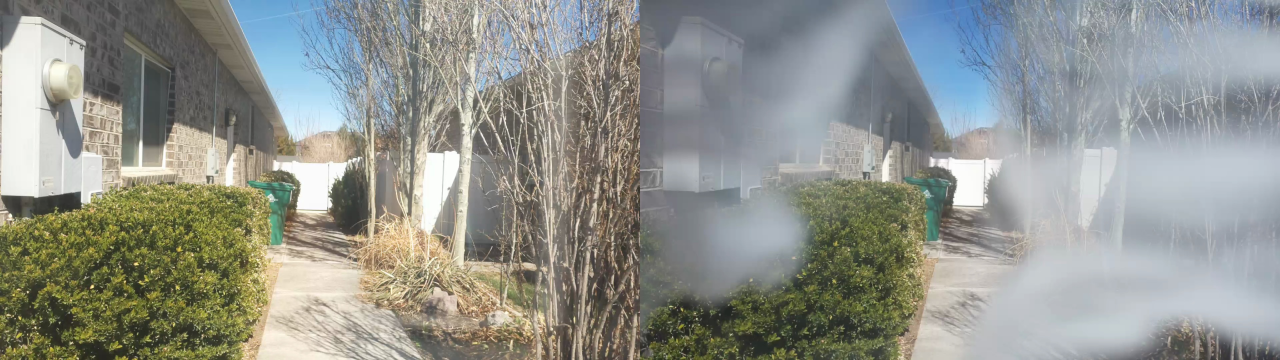
#> input picture TestDataSeperation/dataset/2025-03-19_RUN11/frame89var85.21124.jpg, 3840 x 1080 px, found by its file name (shown at 1/3 size); its folder holds only this picture in this run
$ python SplitDatasetCrop.py
#> lines starting #> are read from the running program, lines starting #| are printed output that depends on the picture
import os
import random
import shutil
from PIL import Image

def split_and_process_dataset():
    # Define source and destination directories
    source_dir = "dataset"
    train_dir = "train"  # Combined foggy + non-foggy images
    test_dir = "test"    # Combined foggy + non-foggy images

    # Create train and test directories if they don't exist
    os.makedirs(train_dir, exist_ok=True)
    os.makedirs(test_dir, exist_ok=True)

    # Check if source directory exists
    if not os.path.exists(source_dir):
        print(f"Error: Directory '{source_dir}' not found")
        return

    # Set target combined size: "512x256" or "256x256"
    target_combined_size = "512x256"  # Change to "256x256" if desired

    # Get all subdirectories (folder groups)
    subdirs = [d for d in os.listdir(source_dir)
               if os.path.isdir(os.path.join(source_dir, d))]

    # Shuffle the subdirectories randomly
    random.shuffle(subdirs)

    # Calculate split point (25% of subdirs for test)
    split_point = int(len(subdirs) * 0.25)

    # Split subdirs into test and train sets
    test_subdirs = subdirs[:split_point]
    train_subdirs = subdirs[split_point:]

    # Process test subdirs
    test_image_count = 0
    for subdir in test_subdirs:
        source_subdir = os.path.join(source_dir, subdir)
        images = [f for f in os.listdir(source_subdir)
                  if os.path.isfile(os.path.join(source_subdir, f))
                  and f.lower().endswith(('.png', '.jpg', '.jpeg', '.gif', '.bmp'))]

        for img in images:
            src_path = os.path.join(source_subdir, img)
            test_image_count += 1
            process_and_recombine_image(src_path, test_dir, test_image_count, target_combined_size)

    # Process train subdirs
    train_image_count = 0
    for subdir in train_subdirs:
        source_subdir = os.path.join(source_dir, subdir)
        images = [f for f in os.listdir(source_subdir)
                  if os.path.isfile(os.path.join(source_subdir, f))
                  and f.lower().endswith(('.png', '.jpg', '.jpeg', '.gif', '.bmp'))]

        for img in images:
            src_path = os.path.join(source_subdir, img)
            train_image_count += 1
            process_and_recombine_image(src_path, train_dir, train_image_count, target_combined_size)

    print(f"Processed {len(subdirs)} total folder groups:")
    print(f"  {len(train_subdirs)} folder groups ({train_image_count} images) moved to train")
    print(f"  {len(test_subdirs)} folder groups ({test_image_count} images) moved to test")

def process_and_recombine_image(src_path, dest_dir, image_count, target_combined_size):
    """Split, crop, resize, and recombine a 3840x1080 image into a target combined size."""
#> called with dest_dir = 'train', image_count = 1, target_combined_size = '512x256'
    # Open the image
    img = Image.open(src_path)
#> img is the input picture: PIL image 3840x1080 RGB; mean R, G, B 144.8, 147.5, 141
    width, height = img.size
#> width = 3840; height = 1080
    assert width == 3840 and height == 1080, f"Unexpected size: {width}x{height}"

    # Split into foggy (left) and non-foggy (right)
    foggy = img.crop((0, 0, 1920, 1080))
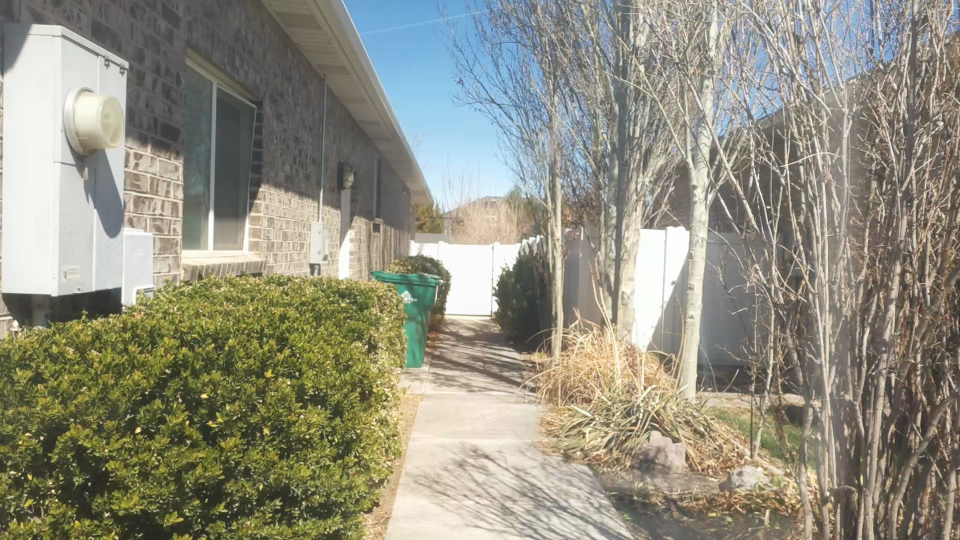
#> foggy: PIL image 1920x1080 RGB (shown at 1/2 size); mean R, G, B 145.2, 143.4, 127.6
    clear = img.crop((1920, 0, 3840, 1080))
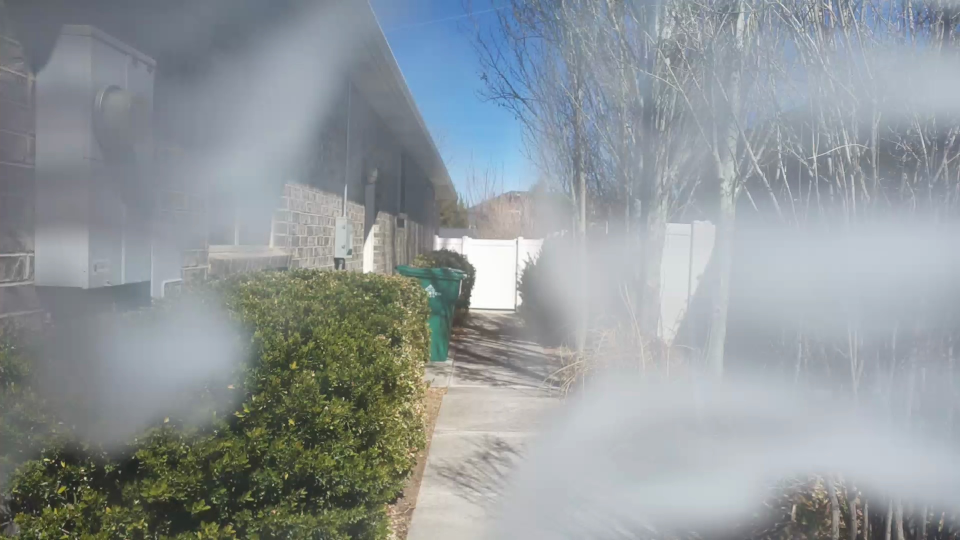
#> clear: PIL image 1920x1080 RGB (shown at 1/2 size); mean R, G, B 144.4, 151.6, 154.5

    # Crop to square 1080x1080 (center of 1920x1080)
    left_crop = (1920 - 1080) // 2
    foggy_square = foggy.crop((left_crop, 0, left_crop + 1080, 1080))
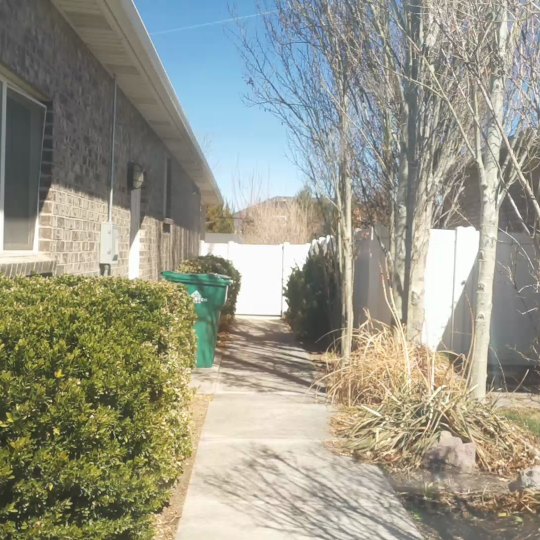
#> foggy_square: PIL image 1080x1080 RGB (shown at 1/2 size); mean R, G, B 151.6, 151.4, 136.2
    clear_square = clear.crop((left_crop, 0, left_crop + 1080, 1080))

    # Set resize dimensions based on target combined size
    if target_combined_size == "512x256":
        half_width = 256  # 256x256 per half, combined to 512x256
        combined_width = 512
    elif target_combined_size == "256x256":
        half_width = 128  # 128x256 per half, combined to 256x256
        combined_width = 256
    else:
        raise ValueError("target_combined_size must be '512x256' or '256x256'")
    half_height = 256

    # Resize to half dimensions
    foggy_resized = foggy_square.resize((half_width, half_height), Image.Resampling.LANCZOS)
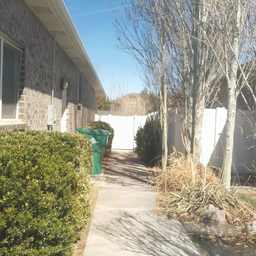
#> foggy_resized: PIL image 256x256 RGB; mean R, G, B 151.6, 151.4, 136.2
    clear_resized = clear_square.resize((half_width, half_height), Image.Resampling.LANCZOS)
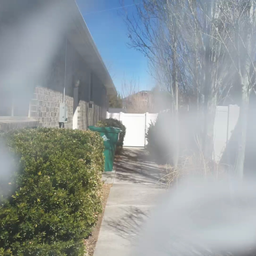
#> clear_resized: PIL image 256x256 RGB; mean R, G, B 146.9, 155, 156.3

    # Recombine into a single image
    combined = Image.new("RGB", (combined_width, half_height))
#> combined: PIL image 512x256 RGB; every value is 0
    combined.paste(foggy_resized, (0, 0))           # Foggy on right
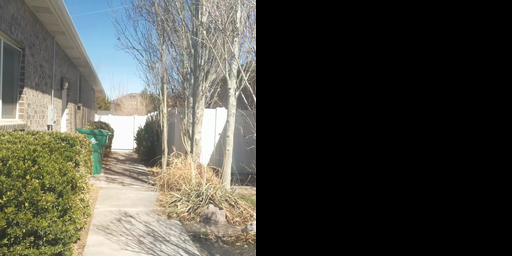
#> combined: PIL image 512x256 RGB; mean R, G, B 75.8, 75.7, 68.1
    combined.paste(clear_resized, (half_width, 0))  # Non-foggy on left
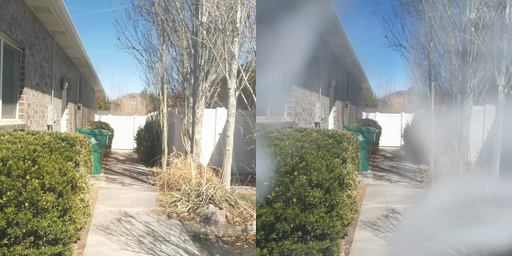
#> combined: PIL image 512x256 RGB; mean R, G, B 149.2, 153.2, 146.3
#> pass 2 of the loop in split_and_process_dataset, `for subdir in train_subdirs:`:
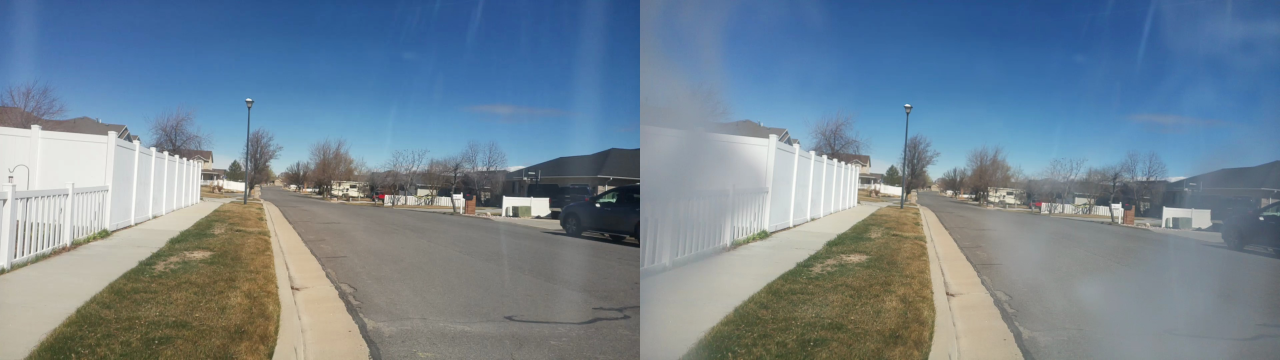
#> input picture TestDataSeperation/dataset/2025-03-19_RUN12/frame89var36.020466.jpg, 3840 x 1080 px, found by its file name (shown at 1/3 size)
#> in process_and_recombine_image, img is the input picture: PIL image 3840x1080 RGB; mean R, G, B 115.5, 133.6, 148.1
#> in process_and_recombine_image (call 2), `clear_resized = clear_square.resize((half_width, half_height), Image.R..`:
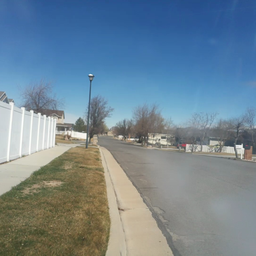
#> clear_resized: PIL image 256x256 RGB; mean R, G, B 113.4, 133.8, 148.1
#> in process_and_recombine_image (call 2), `combined.paste(clear_resized, (half_width, 0))`:
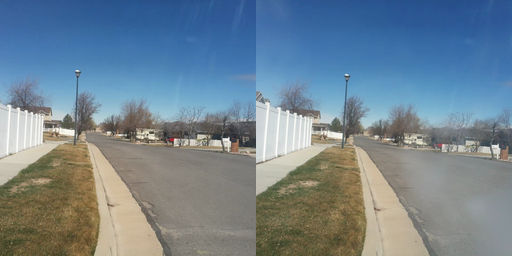
#> combined: PIL image 512x256 RGB; mean R, G, B 113.8, 131.9, 144.6

    # Save with consistent naming
    ext = os.path.splitext(src_path)[1]
    dest_path = os.path.join(dest_dir, f"{image_count}{ext}")
    combined.save(dest_path)

if __name__ == "__main__":
    split_and_process_dataset()
